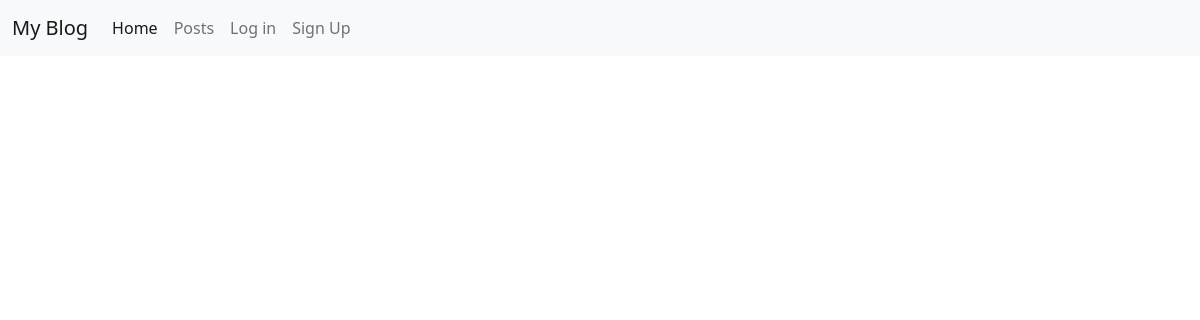
The app's page /, older data.
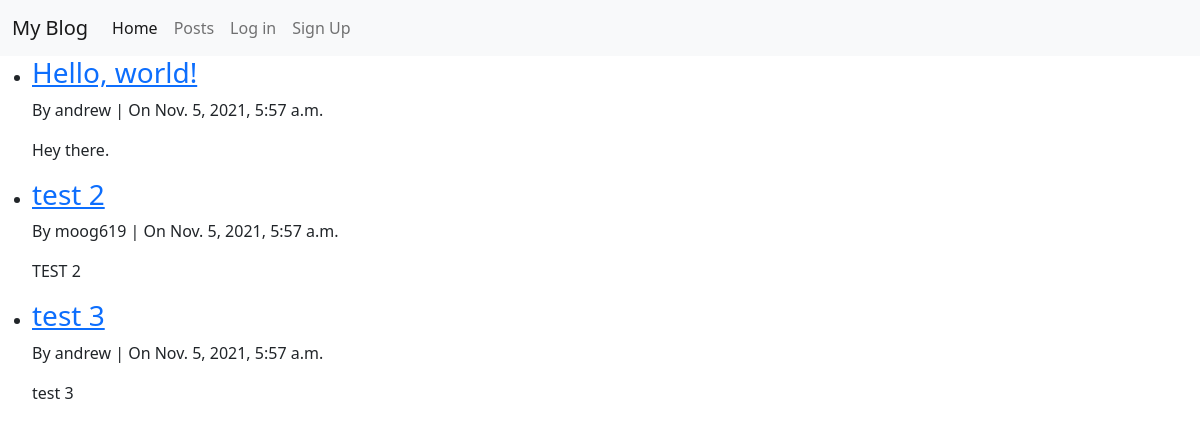
The same page, newer data.
### blog/models.py (models this page shows, shortened)
class Post(models.Model):
    title = models.CharField(max_length=200)
    author = models.ForeignKey(
        'auth.User',
        on_delete = models.CASCADE
    )
    body = models.TextField()
    created_at = models.DateTimeField(auto_now_add = True)

### blog/views.py (the view)
# urls.py: path('', BlogListView.as_view(), name='home'),
class BlogListView(ListView):
    model = Post
    template_name = "home.html"

### templates/home.html (shortened to what this page needs)
{% extends 'base.html' %}
{% block content %}
    <ul>
    {% for post in post_list %}
        <li>
            <h3><a href="{% url 'post_detail' post.id %}">{{ post.title }}</a></h3>
            <p>By {{ post.author }} | On {{ post.created_at }}</p>
            <p>{{ post.body }}</p>
        </li>
    {% endfor %}
    </ul>
{% endblock content %}

### templates/base.html (shortened to what this page needs)
{% load static %}
<!DOCTYPE html>
<html lang="en">
<head>
    <link href="https://cdn.jsdelivr.net/npm/bootstrap@5.1.3/dist/css/bootstrap.min.css"
    rel="stylesheet"
>
    <link rel="stylesheet" href="{% static 'css/base.css' %}">
</head>
<body>
    <nav class="navbar navbar-expand-lg navbar-light bg-light">
        <div class="container-fluid">
          <a class="navbar-brand" href="{% url 'home' %}">My Blog</a>
          <div class="collapse navbar-collapse" id="navbarNavAltMarkup">
            <div class="navbar-nav">
              <a class="nav-link active" aria-current="page" href="{% url 'home' %}">Home</a>
              <a class="nav-link" href="{% url 'post_new' %}">Posts</a>
              <li>
                {% if user.is_authenticated %}
                  <a class="nav-link" href="{% url 'login' %}">Log in</a>
                  <li class="nav-item">
                      <a class="nav-link" href="{% urls'signup' %">Sign Up</a>
                  </li>
            </li>
            </div>
          </div>
        </div>
      </nav>
      <div class="content-block">
        {% block content %}
        {% endblock content %}
      </div>
</body>
</html>

Row changes from the older to the newer data that the page shows:
added Post: title "Hello, world!", author "andrew", created_at "Nov. 5, 2021, 5:57 a.m.", body "Hey there."
added Post: title "test 2", author "moog619", created_at "Nov. 5, 2021, 5:57 a.m.", body "TEST 2"
added Post: title "test 3", author "andrew", created_at "Nov. 5, 2021, 5:57 a.m.", body "test 3"
